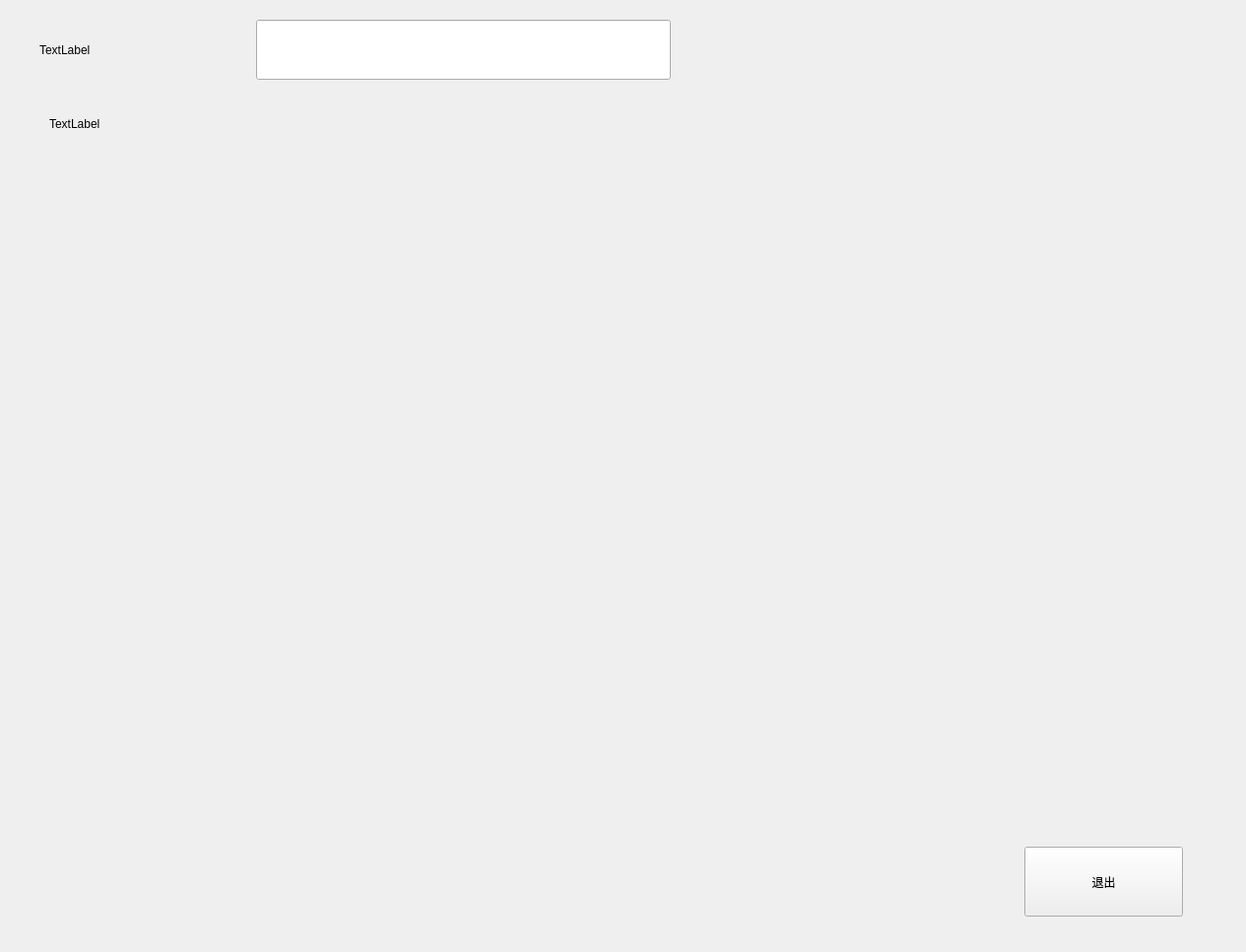
<?xml version="1.0" encoding="UTF-8"?>
<ui version="4.0">
 <class>dinformation</class>
 <widget class="QWidget" name="dinformation">
  <property name="geometry">
   <rect>
    <x>0</x>
    <y>0</y>
    <width>1265</width>
    <height>967</height>
   </rect>
  </property>
  <property name="windowTitle">
   <string>Form</string>
  </property>
  <widget class="QPushButton" name="Out">
   <property name="geometry">
    <rect>
     <x>1040</x>
     <y>860</y>
     <width>161</width>
     <height>71</height>
    </rect>
   </property>
   <property name="text">
    <string>退出</string>
   </property>
  </widget>
  <widget class="QLabel" name="label">
   <property name="geometry">
    <rect>
     <x>40</x>
     <y>20</y>
     <width>151</width>
     <height>61</height>
    </rect>
   </property>
   <property name="text">
    <string>TextLabel</string>
   </property>
  </widget>
  <widget class="QLineEdit" name="lineEdit">
   <property name="geometry">
    <rect>
     <x>260</x>
     <y>20</y>
     <width>421</width>
     <height>61</height>
    </rect>
   </property>
  </widget>
  <widget class="QLabel" name="label_2">
   <property name="geometry">
    <rect>
     <x>50</x>
     <y>100</y>
     <width>141</width>
     <height>51</height>
    </rect>
   </property>
   <property name="text">
    <string>TextLabel</string>
   </property>
  </widget>
 </widget>
 <resources/>
 <connections/>
</ui>
